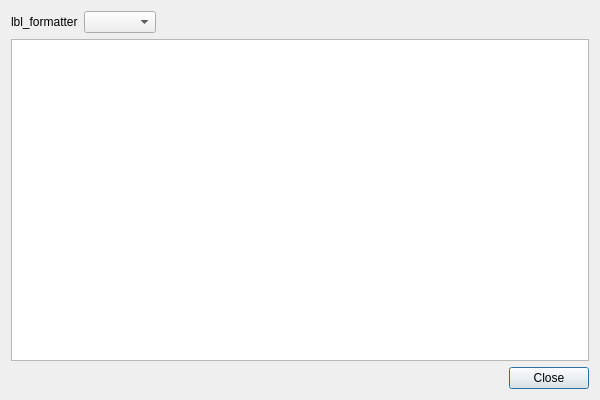
<?xml version="1.0" encoding="UTF-8"?>
<ui version="4.0">
 <class>FormatDialog</class>
 <widget class="QDialog" name="FormatDialog">
  <property name="geometry">
   <rect>
    <x>0</x>
    <y>0</y>
    <width>600</width>
    <height>400</height>
   </rect>
  </property>
  <property name="minimumSize">
   <size>
    <width>600</width>
    <height>400</height>
   </size>
  </property>
  <layout class="QVBoxLayout" name="verticalLayout">
   <item>
    <layout class="QHBoxLayout" name="ctrl_layout">
     <item>
      <widget class="QLabel" name="lbl_formatter">
       <property name="text">
        <string>lbl_formatter</string>
       </property>
      </widget>
     </item>
     <item>
      <widget class="QComboBox" name="formatter_combo"/>
     </item>
     <item>
      <spacer name="horizontalSpacer">
       <property name="orientation">
        <enum>Qt::Horizontal</enum>
       </property>
       <property name="sizeHint" stdset="0">
        <size>
         <width>40</width>
         <height>20</height>
        </size>
       </property>
      </spacer>
     </item>
    </layout>
   </item>
   <item>
    <widget class="QPlainTextEdit" name="text_edit">
     <property name="readOnly">
      <bool>true</bool>
     </property>
    </widget>
   </item>
   <item>
    <widget class="QDialogButtonBox" name="buttons">
     <property name="standardButtons">
      <set>QDialogButtonBox::Close</set>
     </property>
    </widget>
   </item>
  </layout>
 </widget>
 <connections>
  <connection>
   <sender>buttons</sender>
   <signal>rejected()</signal>
   <receiver>FormatDialog</receiver>
   <slot>reject()</slot>
  </connection>
 </connections>
</ui>
